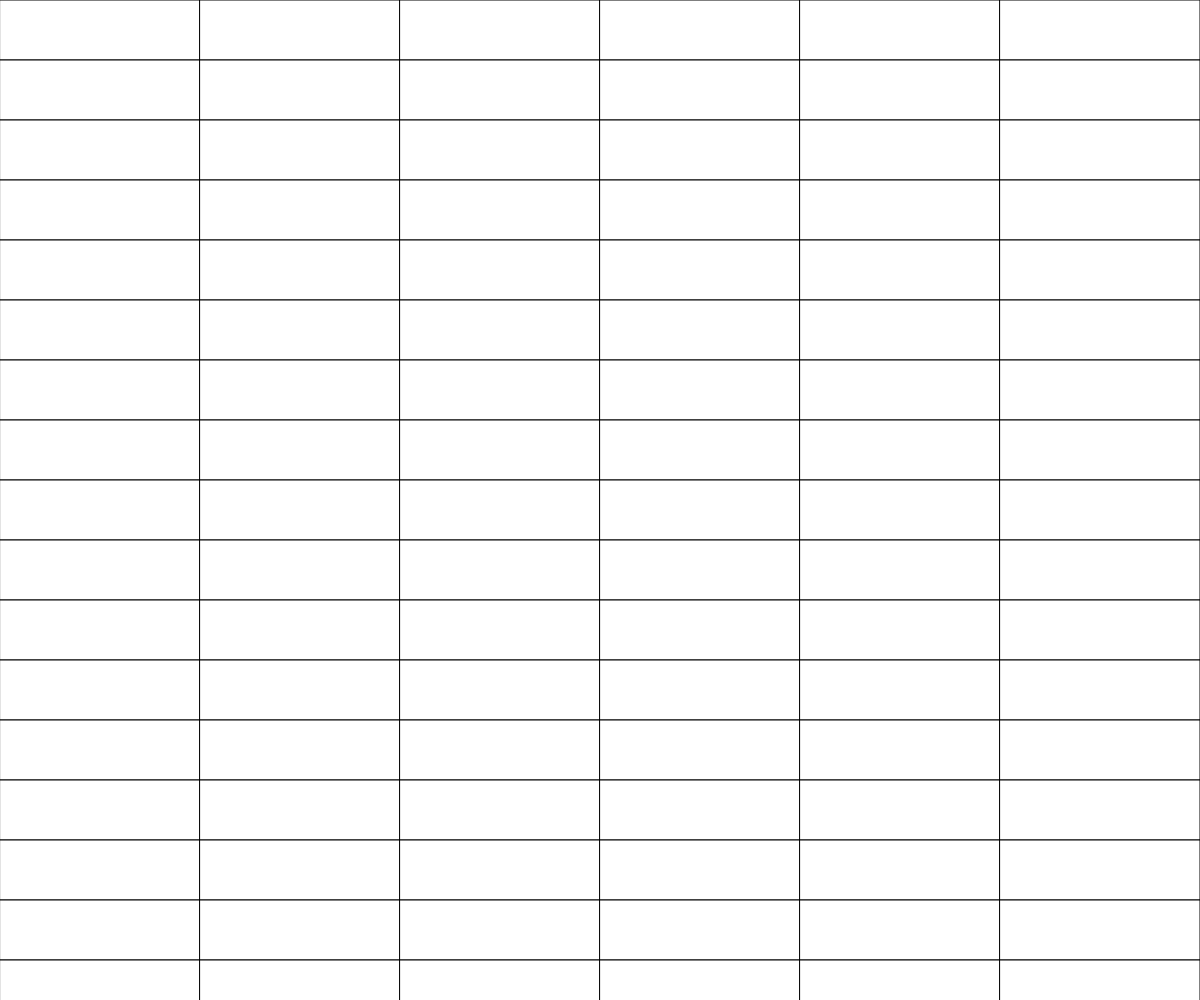
Frame 1 (no input)
Frame 60 (no input): identical to frame 1, image omitted
Frame 120 (the mouse pressed at the canvas centre since frame 60): identical to frame 1, image omitted

The p5.js sketch that drew this single still picture (run headless with seeded random() and noise() and a simulated clock; from frame 60 on, the mouse is pressed at the canvas centre):

// p5.js sketch
// ── sketch.js
let breiteX = 200;
let anzahlX;

let hoeheY = 60;
let anzahlY;

function setup() {
  createCanvas(windowWidth, windowHeight);
  anzahlX = width / breiteX;
  anzahlY = height / hoeheY;
}

function draw() {
  background(0);

  //Einfacher Loop, der eine Funktion aufruft, die selber einen Loop enthält
  /*for(let j=0;j<anzahlY;j++){
    zeichneZeile(j);
  }*/




  // Nested (verschachtelter) Loop
  for (let j = 0; j < anzahlY; j++) {
    //zeichneZeile(j);
    for (let i = 0; i < anzahlX; i = i + 1) {
      rect(i * breiteX, j * hoeheY, breiteX, hoeheY);

    }
  }





}


function zeichneZeile(faktor) {
  for (let i = 0; i < anzahlX; i = i + 1) {
    rect(i * breiteX, faktor * hoeheY, breiteX, hoeheY);

  }
}
